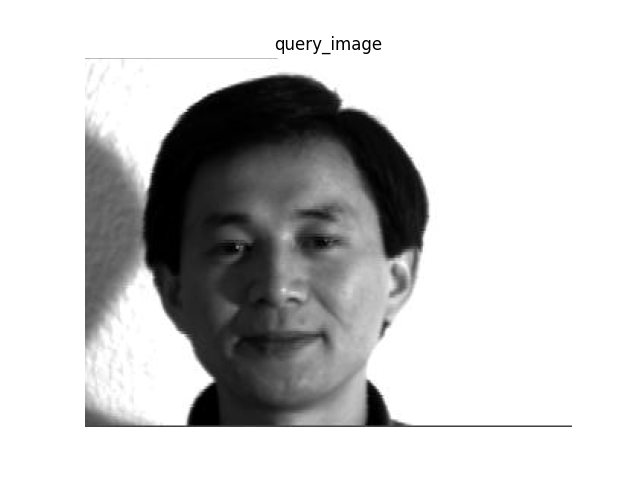
#> input picture cli/query_image.png, 640 x 480 px
$ python -i filters.py   (imports and definitions only)   (older library calls are emulated)
#> lines starting #> are read from the running program, lines starting #| are printed output that depends on the picture; after the words box and inside, x2 and y2 are one past the last pixel; in counts of white or black regions, pixels touching at a corner belong together
#> further down, picture is the input picture: shape (480, 640); min 0, max 255, mean 202.8
import numpy as np
import cv2

def gaussian_highpass(image, sigma=1.5):
    lowpass = cv2.GaussianBlur(image, (0, 0), sigma)
    return image - lowpass

def self_quotient_image(image, sigma=1.5):
    highpass = gaussian_highpass(image, sigma=sigma)
    local_mean = cv2.GaussianBlur(image, (0, 0), sigma)
    return np.divide(highpass, local_mean + 1e-5)  # Avoid division by zero

def laplacian_of_gaussian(image, sigma=3.0):
    return cv2.Laplacian(image, cv2.CV_64F, ksize=int(2 * round(3 * sigma) + 1))

def gradient_filters(image):
    grad_x = cv2.Sobel(image, cv2.CV_64F, 1, 0, ksize=3)
    grad_y = cv2.Sobel(image, cv2.CV_64F, 0, 1, ksize=3)
    return grad_x, grad_y

def homomorphic_filter(image, sigma=1.0, alpha=0.5, beta=1.0):
#> called with sigma = 1, alpha = 0.5, beta = 1
    rows, cols = image.shape
#> rows = 480; cols = 640

    img_log = np.log(np.float64(image), dtype=np.float64)
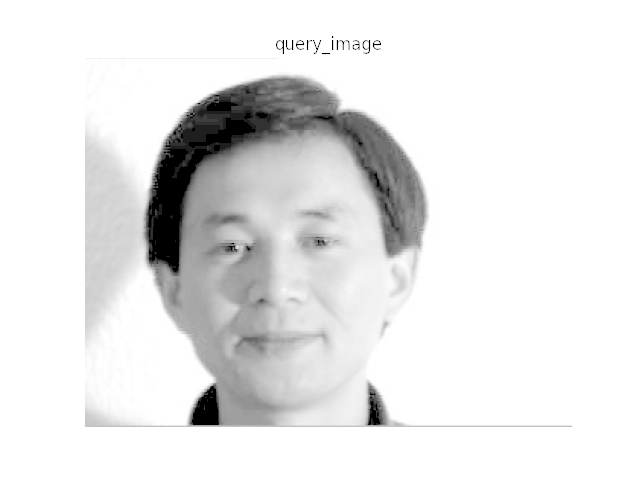
#> img_log: shape (480, 640) float64; 1.06% of the values are NaN or infinite; the others: min 0, max 5.54, mean 5.07; drawn with min black, max white, NaN and infinite black
    img_fft = np.fft.fft2(img_log, axes=(0, 1))

    img_fft_shift = np.fft.fftshift(img_fft)

    # Create a Gaussian high-pass filter in the frequency domain (centered)
    rad = 13
    mask = np.zeros_like(image, dtype=np.float64)
    cy = mask.shape[0] // 2
#> cy = 240
    cx = mask.shape[1] // 2
#> cx = 320
    cv2.circle(mask, (cx, cy), rad, 1, -1)
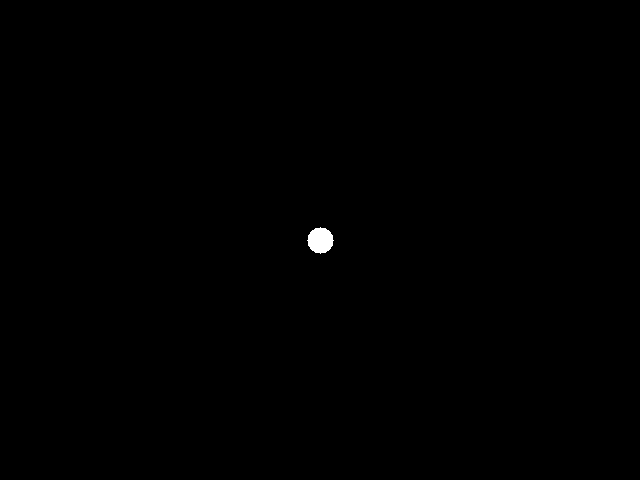
#> mask: shape (480, 640) float64; values 0 (black) and 1 (white), 0.17% white; 1 white region, box (x1, y1, x2, y2) and area: (307, 227, 334, 254) 529
    mask = 1 - mask

    # anti-aliasing
    mask = cv2.GaussianBlur(mask, (47, 47), 0)

    # Apply the mask to the image
    img_fft_filtered = np.multiply(img_fft_shift, mask)

    # Inverse FFT
    img_ifft_shift = np.fft.ifftshift(img_fft_filtered)

    img_ifft = np.fft.ifft2(img_ifft_shift, axes=(0, 1))

    img_filtered = np.exp(np.abs(img_ifft), dtype=np.float64)
#> img_filtered: shape (480, 640) float64; every value is NaN or infinite

    img_homomorphic = cv2.normalize(img_filtered, None, alpha=0, beta=255, norm_type=cv2.NORM_MINMAX, dtype=cv2.CV_8U)
#> img_homomorphic: shape (480, 640); every value is 0

    return img_homomorphic

def edge_map(image):
    grad_x, grad_y = gradient_filters(image)
    return np.sqrt(grad_x ** 2 + grad_y ** 2)

def cannys_edge_detector(image, low_threshold=50, high_threshold=150):
    return cv2.Canny(image, low_threshold, high_threshold)

>>> import cv2
>>> picture = cv2.imread('query_image.png', cv2.IMREAD_GRAYSCALE)
>>> result = homomorphic_filter(picture)

$ run again, on cli/similarity_scores.png
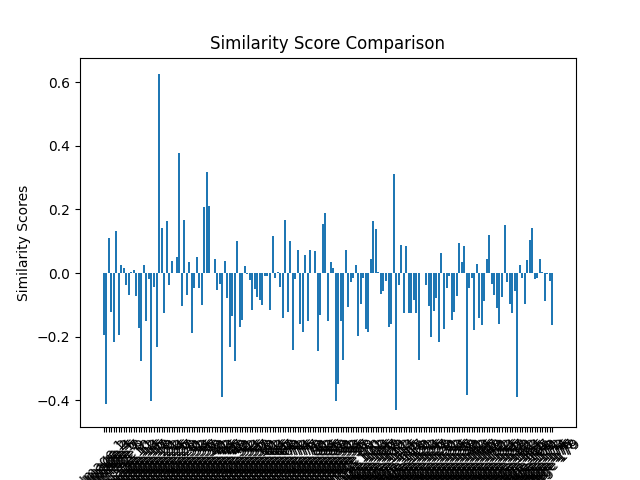
#> input picture cli/similarity_scores.png, 640 x 480 px
#> `picture = cv2.imread('query_image.png', cv2.IMREAD_GRAYSCALE)`:
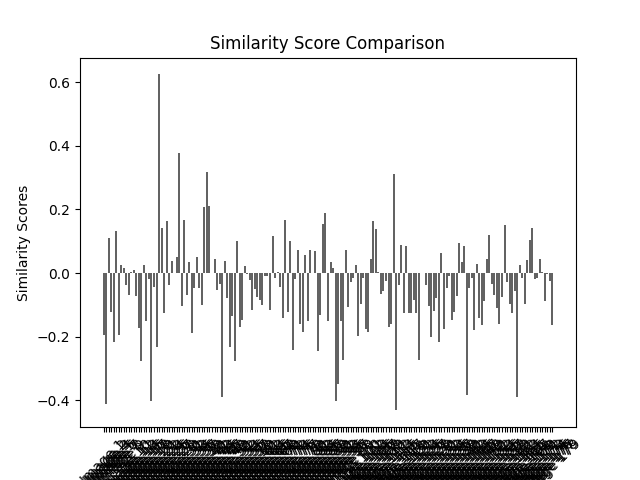
#> picture: shape (480, 640); min 0, max 255, mean 231.5
#> in homomorphic_filter, `img_log = np.log(np.float64(image), dtype=np.float64)`:
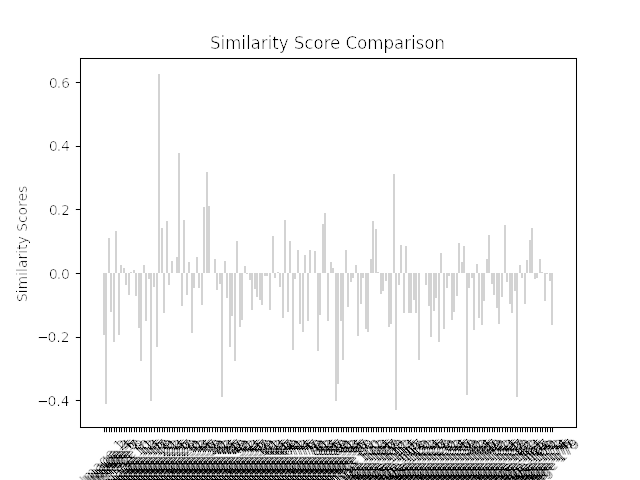
#> img_log: shape (480, 640) float64; 1.95% of the values are NaN or infinite; the others: min 0, max 5.54, mean 5.36; drawn with min black, max white, NaN and infinite black
#> mask: shape (480, 640) float64; values 0 (black) and 1 (white), 0.17% white; 1 white region, box (x1, y1, x2, y2) and area: (307, 227, 334, 254) 529
#> img_filtered: shape (480, 640) float64; every value is NaN or infinite
#> img_homomorphic: shape (480, 640); every value is 0
